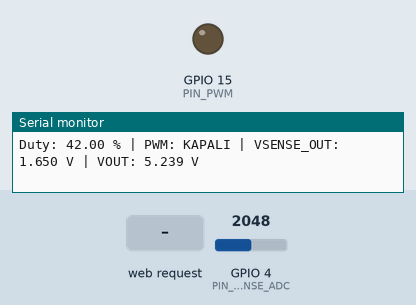
The sketch below on a simulated ESP32-S3. On the bench: output pins drawn as LEDs (lit = HIGH), the last lines printed to the serial monitor. Inputs (shaded band) come from the test bench; at power-on: GPIO 4 (PIN_VSENSE_ADC) = 2048 (analog values on the 0–4095 scale).

Above: at 2.2 s.
2.3 s: HTTP request GET /enable?state=1 received
At 2.7 s:
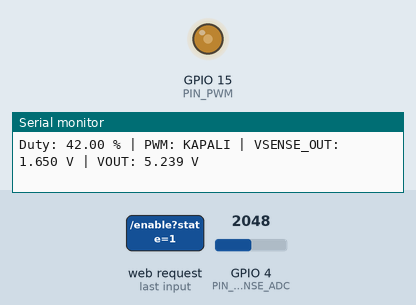
3.8 s: HTTP request GET /set?duty=1 received
At 5.0 s:
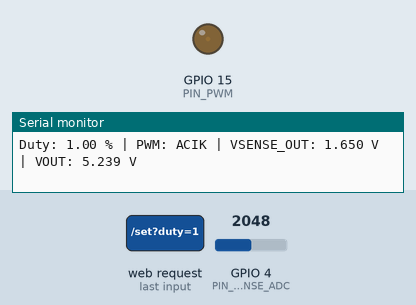
5.3 s: GPIO 4 (PIN_VSENSE_ADC) set to 2866
At 6.7 s:
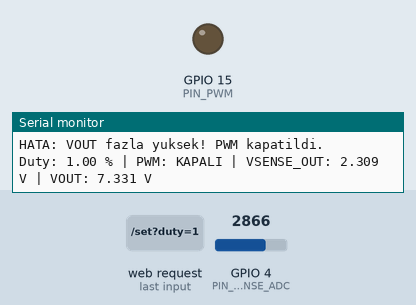
Timing chart, 0 to 8.3 s (numbered marks = the images above; inputs shaded):
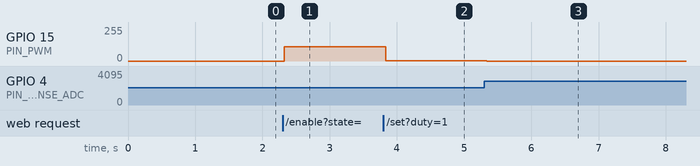

The sketch:

vsout_sonrevize.ino
```cpp
#include <Arduino.h>
#include <WiFi.h>
#include <WebServer.h>

// ===================== PINLER =====================
#define PIN_PWM 15
#define PIN_VSENSE_ADC 4

// ===================== PWM AYARLARI =====================
#define PWM_CHANNEL 0
#define PWM_FREQ    20000
#define PWM_RES     10

const int PWM_MAX = (1 << PWM_RES) - 1;

// ===================== KALİBRASYON =====================
// Son ölçümüne göre:
// VOUT = 4.978 V civarı
// VSENSE_OUT ≈ 1.568 V civarı
// VSENSE_GAIN ≈ 3.175
const float VSENSE_GAIN = 3.175;

// ===================== GÜVENLİK =====================
const float DUTY_MAX = 45.0;
const float VOUT_TRIP = 5.60;

// Başlangıç duty değeri
float dutyPercent = 42.0;

// Başlangıçta PWM kapalı başlasın
bool outputEnabled = false;
bool faultLatched = false;

WebServer server(80);

// ===================== WIFI AP AYARLARI =====================
const char* AP_SSID = "Buck_Control";
const char* AP_PASS = "buck12345";   // en az 8 karakter olmalı

// ===================== PWM FONKSİYONLARI =====================
void applyPWM()
{
  float duty = dutyPercent;

  if (duty < 0) duty = 0;
  if (duty > DUTY_MAX) duty = DUTY_MAX;

  int pwmValue = 0;

  if (outputEnabled && !faultLatched)
  {
    pwmValue = (int)(PWM_MAX * duty / 100.0);
  }
  else
  {
    pwmValue = 0;
  }

  ledcWrite(PWM_CHANNEL, pwmValue);
}

void setDutyPercent(float duty)
{
  if (duty < 0) duty = 0;
  if (duty > DUTY_MAX) duty = DUTY_MAX;

  dutyPercent = duty;
  applyPWM();
}

// ===================== ADC OKUMA =====================
float readVsenseVoltage()
{
  const int samples = 160;
  uint32_t sum_mV = 0;

  for (int i = 0; i < samples; i++)
  {
    sum_mV += analogReadMilliVolts(PIN_VSENSE_ADC);
    delayMicroseconds(250);
  }

  float avg_mV = (float)sum_mV / samples;
  return avg_mV / 1000.0;
}

float readVout()
{
  return readVsenseVoltage() * VSENSE_GAIN;
}

// ===================== HTML ARAYÜZ =====================
const char MAIN_page[] PROGMEM = R"rawliteral(
<!DOCTYPE html>
<html lang="tr">
<head>
  <meta charset="UTF-8">
  <meta name="viewport" content="width=device-width, initial-scale=1.0">
  <title>Buck Converter Kontrol Paneli</title>
  <style>
    :root {
      --bg: #07111f;
      --card: rgba(255,255,255,0.08);
      --card2: rgba(255,255,255,0.12);
      --text: #eef6ff;
      --muted: #92a4b8;
      --accent: #4da3ff;
      --good: #30d158;
      --warn: #ffcc00;
      --danger: #ff453a;
      --border: rgba(255,255,255,0.16);
    }

    * {
      box-sizing: border-box;
      font-family: Inter, Segoe UI, Arial, sans-serif;
    }

    body {
      margin: 0;
      min-height: 100vh;
      background:
        radial-gradient(circle at top left, rgba(77,163,255,0.28), transparent 35%),
        radial-gradient(circle at bottom right, rgba(48,209,88,0.18), transparent 35%),
        var(--bg);
      color: var(--text);
      padding: 22px;
    }

    .container {
      max-width: 1080px;
      margin: 0 auto;
    }

    .header {
      display: flex;
      justify-content: space-between;
      align-items: center;
      gap: 16px;
      margin-bottom: 22px;
    }

    .title h1 {
      margin: 0;
      font-size: 28px;
      letter-spacing: -0.5px;
    }

    .title p {
      margin: 6px 0 0;
      color: var(--muted);
      font-size: 14px;
    }

    .badge {
      padding: 10px 14px;
      border: 1px solid var(--border);
      background: var(--card);
      border-radius: 999px;
      font-weight: 700;
      font-size: 13px;
      white-space: nowrap;
      backdrop-filter: blur(14px);
    }

    .grid {
      display: grid;
      grid-template-columns: repeat(3, 1fr);
      gap: 16px;
    }

    .card {
      background: var(--card);
      border: 1px solid var(--border);
      border-radius: 24px;
      padding: 20px;
      box-shadow: 0 20px 60px rgba(0,0,0,0.25);
      backdrop-filter: blur(18px);
    }

    .card h2 {
      margin: 0 0 14px;
      color: var(--muted);
      font-size: 13px;
      font-weight: 700;
      text-transform: uppercase;
      letter-spacing: 1px;
    }

    .value {
      font-size: 38px;
      font-weight: 800;
      letter-spacing: -1px;
      margin: 4px 0;
    }

    .unit {
      color: var(--muted);
      font-size: 18px;
      margin-left: 4px;
    }

    .sub {
      color: var(--muted);
      margin-top: 8px;
      font-size: 13px;
    }

    .wide {
      grid-column: span 2;
    }

    .full {
      grid-column: 1 / -1;
    }

    .slider-row {
      display: flex;
      align-items: center;
      gap: 16px;
      margin-top: 14px;
    }

    input[type="range"] {
      width: 100%;
      accent-color: var(--accent);
    }

    .duty-box {
      width: 92px;
      padding: 12px;
      border-radius: 14px;
      border: 1px solid var(--border);
      background: rgba(0,0,0,0.22);
      color: var(--text);
      font-size: 18px;
      font-weight: 800;
      text-align: center;
    }

    .buttons {
      display: flex;
      flex-wrap: wrap;
      gap: 12px;
      margin-top: 18px;
    }

    button {
      border: 0;
      border-radius: 16px;
      padding: 13px 18px;
      color: white;
      font-weight: 800;
      cursor: pointer;
      transition: 0.15s ease;
      font-size: 14px;
    }

    button:hover {
      transform: translateY(-1px);
      filter: brightness(1.08);
    }

    .btn-on {
      background: linear-gradient(135deg, #1dd75f, #0ea447);
    }

    .btn-off {
      background: linear-gradient(135deg, #ff9f0a, #ff6b00);
    }

    .btn-danger {
      background: linear-gradient(135deg, #ff453a, #b00020);
    }

    .btn-set {
      background: linear-gradient(135deg, #4da3ff, #0057d9);
    }

    .status {
      display: inline-flex;
      align-items: center;
      gap: 8px;
      padding: 10px 12px;
      border-radius: 999px;
      background: var(--card2);
      border: 1px solid var(--border);
      color: var(--muted);
      font-weight: 700;
      font-size: 13px;
    }

    .dot {
      width: 10px;
      height: 10px;
      border-radius: 50%;
      background: var(--warn);
      box-shadow: 0 0 18px var(--warn);
    }

    .dot.on {
      background: var(--good);
      box-shadow: 0 0 18px var(--good);
    }

    .dot.fault {
      background: var(--danger);
      box-shadow: 0 0 18px var(--danger);
    }

    .bar {
      height: 12px;
      width: 100%;
      border-radius: 999px;
      background: rgba(255,255,255,0.12);
      overflow: hidden;
      margin-top: 12px;
    }

    .bar-fill {
      height: 100%;
      width: 0%;
      border-radius: 999px;
      background: linear-gradient(90deg, #30d158, #4da3ff);
      transition: width 0.2s ease;
    }

    .footer {
      color: var(--muted);
      font-size: 12px;
      margin-top: 16px;
      text-align: center;
    }

    @media (max-width: 850px) {
      .grid {
        grid-template-columns: 1fr;
      }

      .wide, .full {
        grid-column: auto;
      }

      .header {
        flex-direction: column;
        align-items: flex-start;
      }

      .value {
        font-size: 34px;
      }
    }
  </style>
</head>
<body>
  <div class="container">
    <div class="header">
      <div class="title">
        <h1>Buck Converter Kontrol Paneli</h1>
        <p>ESP32-S3 PWM kontrol ve canlı VOUT izleme arayüzü</p>
      </div>
      <div class="badge">Local Web UI • 192.168.4.1</div>
    </div>

    <div class="grid">
      <div class="card">
        <h2>Çıkış Gerilimi</h2>
        <div class="value"><span id="vout">--</span><span class="unit">V</span></div>
        <div class="bar"><div id="voutBar" class="bar-fill"></div></div>
        <div class="sub">Hedef güvenli bölge: yaklaşık 5.00 V</div>
      </div>

      <div class="card">
        <h2>VSENSE_OUT</h2>
        <div class="value"><span id="vsense">--</span><span class="unit">V</span></div>
        <div class="sub">ADC girişindeki ölçülen voltaj</div>
      </div>

      <div class="card">
        <h2>Durum</h2>
        <div class="status">
          <span id="statusDot" class="dot"></span>
          <span id="statusText">Bağlanıyor...</span>
        </div>
        <div class="sub" style="margin-top:16px;">Aşırı gerilim koruması: 5.60 V</div>
      </div>

      <div class="card wide">
        <h2>PWM Duty Ayarı</h2>
        <div class="value"><span id="dutyText">42.00</span><span class="unit">%</span></div>
        <div class="slider-row">
          <input id="dutySlider" type="range" min="0" max="45" value="42" step="0.1">
          <input id="dutyInput" class="duty-box" type="number" min="0" max="45" step="0.1" value="42">
        </div>
        <div class="buttons">
          <button class="btn-set" onclick="sendDuty()">Duty Uygula</button>
          <button class="btn-on" onclick="enableOutput()">PWM Aç</button>
          <button class="btn-off" onclick="disableOutput()">PWM Kapat</button>
          <button class="btn-danger" onclick="emergencyStop()">Acil Durdur</button>
        </div>
      </div>

      <div class="card">
        <h2>PWM Bilgisi</h2>
        <div class="value"><span id="pwmValue">--</span></div>
        <div class="sub">10-bit PWM değeri, maksimum 1023</div>
      </div>

      <div class="card full">
        <h2>Not</h2>
        <div class="sub">
          Bu panel manuel sabit PWM kontrolü içindir. Duty otomatik değişmez. ISENSE_OUT ve SD hatları şu an kullanılmamalıdır.
        </div>
      </div>
    </div>

    <div class="footer">Buck Converter Web Control • ESP32-S3</div>
  </div>

<script>
  const slider = document.getElementById("dutySlider");
  const input = document.getElementById("dutyInput");
  const dutyText = document.getElementById("dutyText");

  slider.addEventListener("input", () => {
    input.value = slider.value;
    dutyText.textContent = Number(slider.value).toFixed(1);
  });

  input.addEventListener("input", () => {
    let v = Number(input.value);
    if (v < 0) v = 0;
    if (v > 45) v = 45;
    slider.value = v;
    dutyText.textContent = v.toFixed(1);
  });

  async function sendDuty() {
    const duty = Number(input.value);
    await fetch(`/set?duty=${duty}`);
    await updateData();
  }

  async function enableOutput() {
    await sendDuty();
    await fetch("/enable?state=1");
    await updateData();
  }

  async function disableOutput() {
    await fetch("/enable?state=0");
    await updateData();
  }

  async function emergencyStop() {
    await fetch("/stop");
    await updateData();
  }

  function setStatus(enabled, fault) {
    const dot = document.getElementById("statusDot");
    const text = document.getElementById("statusText");

    dot.className = "dot";

    if (fault) {
      dot.classList.add("fault");
      text.textContent = "HATA / PWM KAPALI";
    } else if (enabled) {
      dot.classList.add("on");
      text.textContent = "PWM AKTİF";
    } else {
      text.textContent = "PWM KAPALI";
    }
  }

  async function updateData() {
    try {
      const res = await fetch("/api");
      const data = await res.json();

      document.getElementById("vout").textContent = data.vout.toFixed(3);
      document.getElementById("vsense").textContent = data.vsense.toFixed(3);
      document.getElementById("dutyText").textContent = data.duty.toFixed(2);
      document.getElementById("pwmValue").textContent = data.pwm;

      slider.value = data.duty;
      input.value = data.duty.toFixed(1);

      let percent = Math.min(Math.max((data.vout / 5.6) * 100, 0), 100);
      document.getElementById("voutBar").style.width = percent + "%";

      setStatus(data.enabled, data.fault);
    } catch (e) {
      document.getElementById("statusText").textContent = "Bağlantı yok";
    }
  }

  setInterval(updateData, 500);
  updateData();
</script>
</body>
</html>
)rawliteral";

// ===================== WEB HANDLERLAR =====================
void handleRoot()
{
  server.send_P(200, "text/html", MAIN_page);
}

void handleApi()
{
  float vsense = readVsenseVoltage();
  float vout = vsense * VSENSE_GAIN;

  if (outputEnabled && !faultLatched && vout > VOUT_TRIP)
  {
    faultLatched = true;
    outputEnabled = false;
    applyPWM();
  }

  int pwmValue = 0;
  if (outputEnabled && !faultLatched)
  {
    pwmValue = (int)(PWM_MAX * dutyPercent / 100.0);
  }

  String json = "{";
  json += "\"duty\":" + String(dutyPercent, 2) + ",";
  json += "\"vsense\":" + String(vsense, 4) + ",";
  json += "\"vout\":" + String(vout, 4) + ",";
  json += "\"pwm\":" + String(pwmValue) + ",";
  json += "\"enabled\":" + String(outputEnabled ? "true" : "false") + ",";
  json += "\"fault\":" + String(faultLatched ? "true" : "false");
  json += "}";

  server.send(200, "application/json", json);
}

void handleSetDuty()
{
  if (server.hasArg("duty"))
  {
    float duty = server.arg("duty").toFloat();
    setDutyPercent(duty);
    server.send(200, "text/plain", "OK");
  }
  else
  {
    server.send(400, "text/plain", "Missing duty");
  }
}

void handleEnable()
{
  if (server.hasArg("state"))
  {
    int state = server.arg("state").toInt();

    if (state == 1)
    {
      faultLatched = false;
      outputEnabled = true;
    }
    else
    {
      outputEnabled = false;
    }

    applyPWM();
    server.send(200, "text/plain", "OK");
  }
  else
  {
    server.send(400, "text/plain", "Missing state");
  }
}

void handleStop()
{
  outputEnabled = false;
  faultLatched = false;
  setDutyPercent(0);
  applyPWM();

  server.send(200, "text/plain", "STOPPED");
}

// ===================== SETUP =====================
void setup()
{
  Serial.begin(115200);
  delay(1000);

  analogReadResolution(12);
  analogSetPinAttenuation(PIN_VSENSE_ADC, ADC_11db);

  ledcSetup(PWM_CHANNEL, PWM_FREQ, PWM_RES);
  ledcAttachPin(PIN_PWM, PWM_CHANNEL);

  ledcWrite(PWM_CHANNEL, 0);

  Serial.println();
  Serial.println("Buck Converter Web Arayuz Basliyor...");
  Serial.println("PWM baslangicta kapali.");

  WiFi.mode(WIFI_AP);
  WiFi.softAP(AP_SSID, AP_PASS);

  Serial.print("WiFi agi: ");
  Serial.println(AP_SSID);
  Serial.print("Sifre: ");
  Serial.println(AP_PASS);
  Serial.print("Web arayuz IP: ");
  Serial.println(WiFi.softAPIP());

  server.on("/", handleRoot);
  server.on("/api", handleApi);
  server.on("/set", handleSetDuty);
  server.on("/enable", handleEnable);
  server.on("/stop", handleStop);

  server.begin();

  Serial.println("Web server basladi.");
  Serial.println("Tarayici adresi: http://192.168.4.1");
}

// ===================== LOOP =====================
void loop()
{
  server.handleClient();

  static unsigned long lastPrint = 0;
  static unsigned long lastSafety = 0;

  if (millis() - lastSafety > 250)
  {
    lastSafety = millis();

    float vout = readVout();

    if (outputEnabled && !faultLatched && vout > VOUT_TRIP)
    {
      faultLatched = true;
      outputEnabled = false;
      applyPWM();

      Serial.println("HATA: VOUT fazla yuksek! PWM kapatildi.");
    }
  }

  if (millis() - lastPrint > 1000)
  {
    lastPrint = millis();

    float vsense = readVsenseVoltage();
    float vout = vsense * VSENSE_GAIN;

    Serial.print("Duty: ");
    Serial.print(dutyPercent, 2);
    Serial.print(" % | PWM: ");
    Serial.print(outputEnabled ? "ACIK" : "KAPALI");
    Serial.print(" | VSENSE_OUT: ");
    Serial.print(vsense, 3);
    Serial.print(" V | VOUT: ");
    Serial.print(vout, 3);
    Serial.println(" V");
  }
}
```

Measured:
- after the input at 2.3 s, GPIO 15 (PIN_PWM): 0/255 → 107/255 at once
- after the input at 3.8 s, GPIO 15 (PIN_PWM): 107/255 → 2/255 at once
- after the input at 5.3 s, GPIO 15 (PIN_PWM): 2/255 → 0/255 at once
